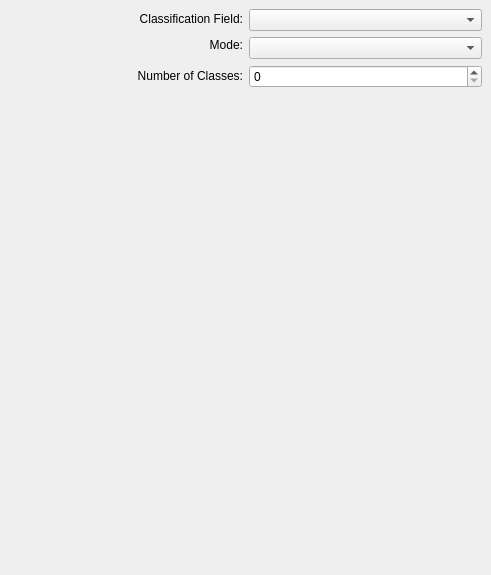
<ui version="4.0" >
 <author></author>
 <comment></comment>
 <exportmacro></exportmacro>
 <class>QgsGraSyDialogBase</class>
 <widget class="QDialog" name="QgsGraSyDialogBase" >
  <property name="geometry" >
   <rect>
    <x>0</x>
    <y>0</y>
    <width>491</width>
    <height>575</height>
   </rect>
  </property>
  <property name="minimumSize" >
   <size>
    <width>300</width>
    <height>100</height>
   </size>
  </property>
  <property name="maximumSize" >
   <size>
    <width>32767</width>
    <height>32767</height>
   </size>
  </property>
  <property name="windowTitle" >
   <string>graduated Symbol</string>
  </property>
  <layout class="QGridLayout" >
   <property name="margin" >
    <number>9</number>
   </property>
   <property name="spacing" >
    <number>6</number>
   </property>
   <item row="1" column="1" >
    <widget class="Q3ListBox" name="mClassBreakBox" >
     <property name="sizePolicy" >
      <sizepolicy>
       <hsizetype>7</hsizetype>
       <vsizetype>7</vsizetype>
       <horstretch>0</horstretch>
       <verstretch>0</verstretch>
      </sizepolicy>
     </property>
     <property name="maximumSize" >
      <size>
       <width>32767</width>
       <height>32767</height>
      </size>
     </property>
    </widget>
   </item>
   <item row="1" column="0" >
    <widget class="Q3WidgetStack" name="mSymbolWidgetStack" >
     <property name="sizePolicy" >
      <sizepolicy>
       <hsizetype>7</hsizetype>
       <vsizetype>7</vsizetype>
       <horstretch>0</horstretch>
       <verstretch>0</verstretch>
      </sizepolicy>
     </property>
     <property name="maximumSize" >
      <size>
       <width>32767</width>
       <height>32767</height>
      </size>
     </property>
     <widget class="QWidget" name="WStackPage" >
      <property name="geometry" >
       <rect>
        <x>0</x>
        <y>0</y>
        <width>234</width>
        <height>464</height>
       </rect>
      </property>
     </widget>
    </widget>
   </item>
   <item row="0" column="0" colspan="2" >
    <layout class="QHBoxLayout" >
     <property name="margin" >
      <number>0</number>
     </property>
     <property name="spacing" >
      <number>6</number>
     </property>
     <item>
      <layout class="QVBoxLayout" >
       <property name="margin" >
        <number>0</number>
       </property>
       <property name="spacing" >
        <number>6</number>
       </property>
       <item>
        <widget class="QLabel" name="classvarlabel" >
         <property name="sizePolicy" >
          <sizepolicy>
           <hsizetype>5</hsizetype>
           <vsizetype>5</vsizetype>
           <horstretch>0</horstretch>
           <verstretch>0</verstretch>
          </sizepolicy>
         </property>
         <property name="minimumSize" >
          <size>
           <width>0</width>
           <height>20</height>
          </size>
         </property>
         <property name="text" >
          <string>Classification Field:</string>
         </property>
         <property name="alignment" >
          <set>Qt::AlignRight|Qt::AlignTrailing|Qt::AlignVCenter</set>
         </property>
        </widget>
       </item>
       <item>
        <widget class="QLabel" name="modelabel" >
         <property name="minimumSize" >
          <size>
           <width>0</width>
           <height>20</height>
          </size>
         </property>
         <property name="text" >
          <string>Mode:</string>
         </property>
         <property name="alignment" >
          <set>Qt::AlignRight|Qt::AlignTrailing|Qt::AlignVCenter</set>
         </property>
        </widget>
       </item>
       <item>
        <widget class="QLabel" name="numberofclasseslabel" >
         <property name="minimumSize" >
          <size>
           <width>0</width>
           <height>30</height>
          </size>
         </property>
         <property name="text" >
          <string>Number of Classes:</string>
         </property>
         <property name="alignment" >
          <set>Qt::AlignRight|Qt::AlignTrailing|Qt::AlignVCenter</set>
         </property>
        </widget>
       </item>
      </layout>
     </item>
     <item>
      <layout class="QVBoxLayout" >
       <property name="margin" >
        <number>0</number>
       </property>
       <property name="spacing" >
        <number>6</number>
       </property>
       <item>
        <widget class="QComboBox" name="classificationComboBox" >
         <property name="minimumSize" >
          <size>
           <width>0</width>
           <height>20</height>
          </size>
         </property>
        </widget>
       </item>
       <item>
        <widget class="QComboBox" name="modeComboBox" >
         <property name="minimumSize" >
          <size>
           <width>0</width>
           <height>20</height>
          </size>
         </property>
        </widget>
       </item>
       <item>
        <widget class="QSpinBox" name="numberofclassesspinbox" >
         <property name="minimumSize" >
          <size>
           <width>0</width>
           <height>20</height>
          </size>
         </property>
        </widget>
       </item>
      </layout>
     </item>
    </layout>
   </item>
  </layout>
 </widget>
 <layoutdefault spacing="6" margin="11" />
 <pixmapfunction>qPixmapFromMimeSource</pixmapfunction>
 <customwidgets>
  <customwidget>
   <class>Q3ListBox</class>
   <extends></extends>
   <header>q3listbox.h</header>
   <container>0</container>
   <pixmap></pixmap>
  </customwidget>
  <customwidget>
   <class>Q3WidgetStack</class>
   <extends></extends>
   <header>q3widgetstack.h</header>
   <container>1</container>
   <pixmap></pixmap>
  </customwidget>
 </customwidgets>
 <resources/>
 <connections/>
</ui>
